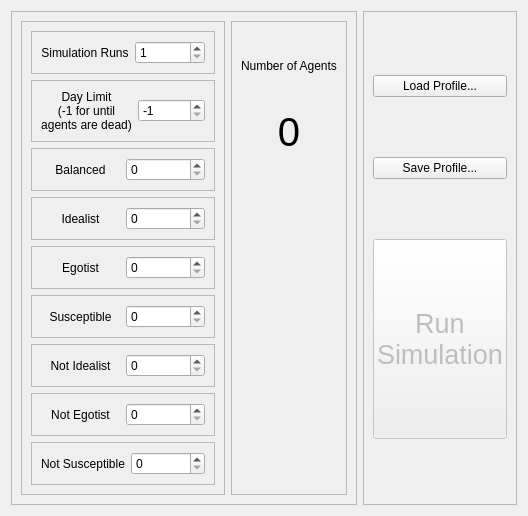
         <widget class="QWidget" name="simulationTab">
          <attribute name="title">
           <string>Simulation</string>
          </attribute>
          <layout class="QHBoxLayout" name="horizontalLayout_6">
           <item>
            <widget class="QFrame" name="frame_8">
             <property name="frameShape">
              <enum>QFrame::StyledPanel</enum>
             </property>
             <property name="frameShadow">
              <enum>QFrame::Raised</enum>
             </property>
             <layout class="QHBoxLayout" name="horizontalLayout_16">
              <item>
               <widget class="QFrame" name="frame_13">
                <property name="maximumSize">
                 <size>
                  <width>300</width>
                  <height>16777215</height>
                 </size>
                </property>
                <property name="frameShape">
                 <enum>QFrame::StyledPanel</enum>
                </property>
                <property name="frameShadow">
                 <enum>QFrame::Raised</enum>
                </property>
                <layout class="QVBoxLayout" name="verticalLayout_16">
                 <item>
                  <widget class="QFrame" name="frame_14">
                   <property name="frameShape">
                    <enum>QFrame::StyledPanel</enum>
                   </property>
                   <property name="frameShadow">
                    <enum>QFrame::Raised</enum>
                   </property>
                   <layout class="QHBoxLayout" name="horizontalLayout_7">
                    <item>
                     <widget class="QLabel" name="label_17">
                      <property name="text">
                       <string>Simulation Runs</string>
                      </property>
                      <property name="alignment">
                       <set>Qt::AlignCenter</set>
                      </property>
                     </widget>
                    </item>
                    <item>
                     <widget class="QSpinBox" name="runSpinBox">
                      <property name="minimum">
                       <number>1</number>
                      </property>
                      <property name="maximum">
                       <number>1000000000</number>
                      </property>
                     </widget>
                    </item>
                   </layout>
                  </widget>
                 </item>
                 <item>
                  <widget class="QFrame" name="frame_22">
                   <property name="frameShape">
                    <enum>QFrame::StyledPanel</enum>
                   </property>
                   <property name="frameShadow">
                    <enum>QFrame::Raised</enum>
                   </property>
                   <layout class="QHBoxLayout" name="horizontalLayout_15">
                    <item>
                     <widget class="QLabel" name="label_25">
                      <property name="text">
                       <string>Day Limit
(-1 for until
agents are dead)</string>
                      </property>
                      <property name="alignment">
                       <set>Qt::AlignCenter</set>
                      </property>
                     </widget>
                    </item>
                    <item>
                     <widget class="QSpinBox" name="daySpinBox">
                      <property name="minimum">
                       <number>-1</number>
                      </property>
                      <property name="maximum">
                       <number>1000000000</number>
                      </property>
                      <property name="value">
                       <number>-1</number>
                      </property>
                     </widget>
                    </item>
                   </layout>
                  </widget>
                 </item>
                 <item>
                  <widget class="QFrame" name="frame_21">
                   <property name="frameShape">
                    <enum>QFrame::StyledPanel</enum>
                   </property>
                   <property name="frameShadow">
                    <enum>QFrame::Raised</enum>
                   </property>
                   <layout class="QHBoxLayout" name="horizontalLayout_14">
                    <item>
                     <widget class="QLabel" name="label_24">
                      <property name="text">
                       <string>Balanced</string>
                      </property>
                      <property name="alignment">
                       <set>Qt::AlignCenter</set>
                      </property>
                     </widget>
                    </item>
                    <item>
                     <widget class="QSpinBox" name="balancedSpinBox"/>
                    </item>
                   </layout>
                  </widget>
                 </item>
                 <item>
                  <widget class="QFrame" name="frame_16">
                   <property name="frameShape">
                    <enum>QFrame::StyledPanel</enum>
                   </property>
                   <property name="frameShadow">
                    <enum>QFrame::Raised</enum>
                   </property>
                   <layout class="QHBoxLayout" name="horizontalLayout_9">
                    <item>
                     <widget class="QLabel" name="label_19">
                      <property name="text">
                       <string>Idealist</string>
                      </property>
                      <property name="alignment">
                       <set>Qt::AlignCenter</set>
                      </property>
                     </widget>
                    </item>
                    <item>
                     <widget class="QSpinBox" name="idealistSpinBox"/>
                    </item>
                   </layout>
                  </widget>
                 </item>
                 <item>
                  <widget class="QFrame" name="frame_19">
                   <property name="frameShape">
                    <enum>QFrame::StyledPanel</enum>
                   </property>
                   <property name="frameShadow">
                    <enum>QFrame::Raised</enum>
                   </property>
                   <layout class="QHBoxLayout" name="horizontalLayout_12">
                    <item>
                     <widget class="QLabel" name="label_22">
                      <property name="text">
                       <string>Egotist</string>
                      </property>
                      <property name="alignment">
                       <set>Qt::AlignCenter</set>
                      </property>
                     </widget>
                    </item>
                    <item>
                     <widget class="QSpinBox" name="egotistSpinBox"/>
                    </item>
                   </layout>
                  </widget>
                 </item>
                 <item>
                  <widget class="QFrame" name="frame_18">
                   <property name="frameShape">
                    <enum>QFrame::StyledPanel</enum>
                   </property>
                   <property name="frameShadow">
                    <enum>QFrame::Raised</enum>
                   </property>
                   <layout class="QHBoxLayout" name="horizontalLayout_11">
                    <item>
                     <widget class="QLabel" name="label_21">
                      <property name="text">
                       <string>Susceptible</string>
                      </property>
                      <property name="alignment">
                       <set>Qt::AlignCenter</set>
                      </property>
                     </widget>
                    </item>
                    <item>
                     <widget class="QSpinBox" name="susceptibleSpinBox"/>
                    </item>
                   </layout>
                  </widget>
                 </item>
                 <item>
                  <widget class="QFrame" name="frame_20">
                   <property name="frameShape">
                    <enum>QFrame::StyledPanel</enum>
                   </property>
                   <property name="frameShadow">
                    <enum>QFrame::Raised</enum>
                   </property>
                   <layout class="QHBoxLayout" name="horizontalLayout_13">
                    <item>
                     <widget class="QLabel" name="label_23">
                      <property name="text">
                       <string>Not Idealist</string>
                      </property>
                      <property name="alignment">
                       <set>Qt::AlignCenter</set>
                      </property>
                     </widget>
                    </item>
                    <item>
                     <widget class="QSpinBox" name="idealistNSpinBox"/>
                    </item>
                   </layout>
                  </widget>
                 </item>
                 <item>
                  <widget class="QFrame" name="frame_17">
                   <property name="frameShape">
                    <enum>QFrame::StyledPanel</enum>
                   </property>
                   <property name="frameShadow">
                    <enum>QFrame::Raised</enum>
                   </property>
                   <layout class="QHBoxLayout" name="horizontalLayout_10">
                    <item>
                     <widget class="QLabel" name="label_20">
                      <property name="text">
                       <string>Not Egotist</string>
                      </property>
                      <property name="alignment">
                       <set>Qt::AlignCenter</set>
                      </property>
                     </widget>
                    </item>
                    <item>
                     <widget class="QSpinBox" name="egotistNSpinBox"/>
                    </item>
                   </layout>
                  </widget>
                 </item>
                 <item>
                  <widget class="QFrame" name="frame_15">
                   <property name="frameShape">
                    <enum>QFrame::StyledPanel</enum>
                   </property>
                   <property name="frameShadow">
                    <enum>QFrame::Raised</enum>
                   </property>
                   <layout class="QHBoxLayout" name="horizontalLayout_8">
                    <item>
                     <widget class="QLabel" name="label_18">
                      <property name="text">
                       <string>Not Susceptible</string>
                      </property>
                      <property name="alignment">
                       <set>Qt::AlignCenter</set>
                      </property>
                     </widget>
                    </item>
                    <item>
                     <widget class="QSpinBox" name="susceptibleNSpinBox"/>
                    </item>
                   </layout>
                  </widget>
                 </item>
                </layout>
               </widget>
              </item>
              <item>
               <widget class="QFrame" name="frame_23">
                <property name="frameShape">
                 <enum>QFrame::StyledPanel</enum>
                </property>
                <property name="frameShadow">
                 <enum>QFrame::Raised</enum>
                </property>
                <layout class="QVBoxLayout" name="verticalLayout_17">
                 <item>
                  <widget class="QLabel" name="label_16">
                   <property name="maximumSize">
                    <size>
                     <width>16777215</width>
                     <height>70</height>
                    </size>
                   </property>
                   <property name="text">
                    <string>Number of Agents</string>
                   </property>
                   <property name="alignment">
                    <set>Qt::AlignCenter</set>
                   </property>
                  </widget>
                 </item>
                 <item>
                  <widget class="QLabel" name="numAgentsLabel">
                   <property name="maximumSize">
                    <size>
                     <width>16777215</width>
                     <height>50</height>
                    </size>
                   </property>
                   <property name="font">
                    <font>
                     <pointsize>30</pointsize>
                    </font>
                   </property>
                   <property name="text">
                    <string>0</string>
                   </property>
                   <property name="alignment">
                    <set>Qt::AlignCenter</set>
                   </property>
                  </widget>
                 </item>
                 <item>
                  <widget class="MplWidget" name="simulationPlotWidget" native="true"/>
                 </item>
                </layout>
               </widget>
              </item>
             </layout>
            </widget>
           </item>
           <item>
            <widget class="QFrame" name="frame_12">
             <property name="maximumSize">
              <size>
               <width>200</width>
               <height>16777215</height>
              </size>
             </property>
             <property name="frameShape">
              <enum>QFrame::StyledPanel</enum>
             </property>
             <property name="frameShadow">
              <enum>QFrame::Raised</enum>
             </property>
             <layout class="QVBoxLayout" name="verticalLayout_7">
              <item>
               <widget class="QPushButton" name="loadProfilePushButton">
                <property name="text">
                 <string>Load Profile...</string>
                </property>
               </widget>
              </item>
              <item>
               <widget class="QPushButton" name="saveProfilePushButton">
                <property name="text">
                 <string>Save Profile...</string>
                </property>
               </widget>
              </item>
              <item>
               <widget class="QPushButton" name="runSimulationPushButton">
                <property name="enabled">
                 <bool>false</bool>
                </property>
                <property name="minimumSize">
                 <size>
                  <width>0</width>
                  <height>200</height>
                 </size>
                </property>
                <property name="font">
                 <font>
                  <pointsize>20</pointsize>
                 </font>
                </property>
                <property name="text">
                 <string>Run
Simulation</string>
                </property>
               </widget>
              </item>
             </layout>
            </widget>
           </item>
          </layout>
         </widget>
